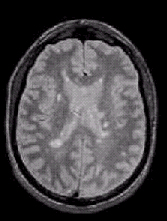
%> input picture 人脑分割/seg_twoseeds/mri1.jpg, 167 x 221 px
$ octave seg_twoseeds.m   (GNU Octave 9; MATLAB toolbox functions it lacks are replaced by stand-ins)
%> lines starting %> are read from the running program, lines starting %| are printed output that depends on the picture; in (x1, y1, x2, y2) boxes, pixels count from 0 and x2, y2 are one past the last pixel; in counts of white or black regions, pixels touching at a corner belong together; the program's own positions count from 1
clc
image=imread('mri1.jpg');
%> image is the input picture: size 221x167x3 uint8; mean R, G, B 68.4, 66.2, 68.5
I=rgb2gray(image);
figure,imshow(I),title('原始图像')
I=double(I)/255;
%> I: size 221x167 double
[M,N]=size(I);
%> M = 221; N = 167
x1=65;y1=56;x2=72;y2=113;
seed1=I(x1,y1);             %将生长起始点灰度值存入seed中
%> seed1 = 0.38
seed2=I(x2,y2);
%> seed2 = 0.42
Y=zeros(M,N);             %作一个全零与原图像等大的图像矩阵Y，作为输出图像矩阵
Z=zeros(M,N);
Y(x1,y1)=I(x1,y1);          %将Y中与所取点相对应位置的点设置为与原图像相同的灰度
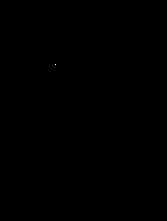
%> Y: size 221x167 double; values 0 (black) and 0.38 (white), 0% white in thin lines or dots, all inside (x1, y1, x2, y2) = (55, 64, 56, 65)
Z(x2,y2)=I(x2,y2);          %将Z中与所取点相对应位置的点设置为与原图像相同的灰度
%> Z: size 221x167 double; values 0 (black) and 0.42 (white), 0% white in thin lines or dots, all inside (x1, y1, x2, y2) = (112, 71, 113, 72)

sum1=seed1;               %储存符合区域生长条件的点的灰度值的和
%> sum1 = 0.38
suit1=1;                   %储存符合区域生长条件的点的个数
count1=1;                 %记录每次判断一点周围八点符合条件的新点的数目
threshold1=0.05555;         %判断域值
while count1>0
 s1=0;                    %记录判断一点周围八点时，符合条件的新点的灰度值之和
 count1=0;
 for i1=1:M
   for j1=1:ceil(N/2)
     if Y(i1,j1)~=0
      if (i1-1)>0 & (i1+1)<(M+1) & (j1-1)>1 & (j1+1)<((ceil(N/2))+1)
 %判断此点是否为图像边界上的点
       for u=-1:1                                %判断点周围八点是否合和域值条件
        for v=-1:1                               %u,v为偏移量
          if  Y(i1+u,j1+v)==0 & abs(I(i1+u,j1+v)-seed1)<=threshold1
%判断是否未存在于输出矩阵Y，并且为符合域值条件的点
             Y(i1+u,j1+v)=I(i1+u,j1+v);            %符合以上两条件即将其在Y中与之位置对应的点设置为白场
             count1=count1+1;                    %此次循环新点数增1
             s1=s1+I(i1+u,j1+v);                   %此点的灰度之加入s中
          end
        end
       end
      end
     end
   end
 end
suit1=suit1+count1;                         %将n加入符合点数计数器中
sum1=sum1+s1;                           %将s加入符合点的灰度值总合中
seed1=sum1/suit1;                          %计算新的灰度平均值
end
%> this loop made 54 passes
%> (suit1, sum1, seed1) on passes 1 to 12: (224, 87.78, 0.392), (1534, 614.4, 0.401), (1791, 718.7, 0.401), (1895, 760.8, 0.401), (1965, 789, 0.402), (2034, 816.7, 0.402), (2094, 840.5, 0.401), (2162, 867.1, 0.401), (2212, 886.8, 0.401), (2260, 905.4, 0.401), (2308, 924.2, 0.4), (2355, 943, 0.4)
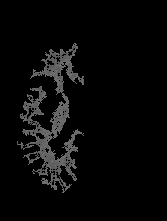
%> Y: size 221x167 double; 8.1% of pixels changed, all inside (x1, y1, x2, y2) = (17, 43, 84, 193)
sum2=seed2;                              %储存符合区域生长的的灰度值
%> sum2 = 0.42
suit2=1;                                   %储存符合区域生长条件的点的个数
count2=1;                                 %记录每次判断一点周围八点符合条件的新点的数目
threshold2=0.06255;                         %域值
while count2>0
 s2=0;                                   %记录判断一点周围八点时，符合条件的新点的灰度值之和
 count2=0;
 for i2=1:M
   for j2=ceil(N/2):N
     if Z(i2,j2)~=0
      if (i2-1)>0 & (i2+1)<(M+1) & (j2-1)>(ceil(N/2))& (j2+1)<(N+1)
 %判断此点是否为图像边界上的点
       for u=-1:1                            %判断点周围八点是否合和域值条件
        for v=-1:1                                       %u,v为偏移量
          if  Z(i2+u,j2+v)==0 & abs(I(i2+u,j2+v)-seed2)<=threshold2
%判断是否未存在于输出矩阵Y，并且为符合域值条件的点
             Z(i2+u,j2+v)=I(i2+u,j2+v);         %符合以上两条件即将其在Y中与之位置对应的点设置为白场
             count2=count2+1;                 %此次循环新点数增1
             s2=s2+I(i2+u,j2+v);                %此点的灰度之加入s中
          end
        end
       end
      end
     end
   end
 end
suit2=suit2+count2;                             %将n加入符合点数计数器中
sum2=sum2+s2;                               %将s加入符合点的灰度值总合中
seed2=sum2/suit2;                              %计算新的灰度平均值
end
%> this loop made 46 passes
%> (suit2, sum2, seed2) on passes 1 to 12: (372, 158.2, 0.425), (1720, 748.5, 0.435), (1814, 789.8, 0.435), (1898, 826.7, 0.436), (2051, 897.4, 0.438), (2173, 950.8, 0.438), (2258, 987.2, 0.437), (2313, 1010.4, 0.437), (2366, 1032.5, 0.436), (2419, 1054.8, 0.436), (2479, 1080.5, 0.436), (2532, 1103.1, 0.436)
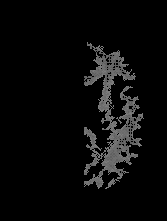
%> Z: size 221x167 double; min 0, max 0.498, mean 0.0379
figure,imshow(Y)
figure,imshow(Z)
figure,imshow(Y+Z),title('分割后白质图像')
%> after `imshow(Y+Z)`:
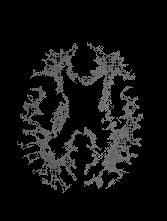
%> displayed picture: size 221x167, on the screen's scale of 0 to 255; min 0, max 127, mean 17.9
